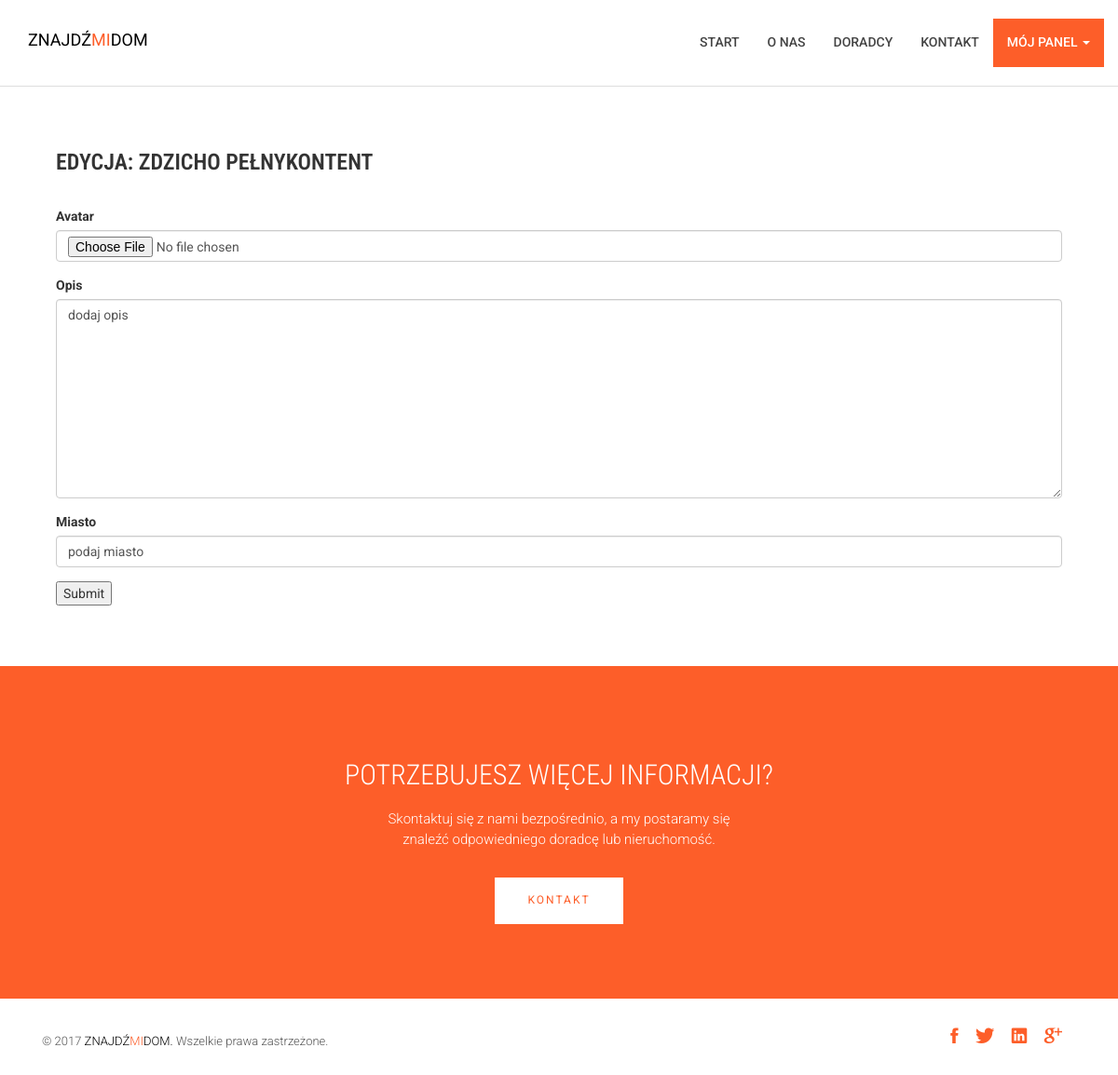
/profiles/14/edit/ (signed in), run on an earlier commit of the app's database.
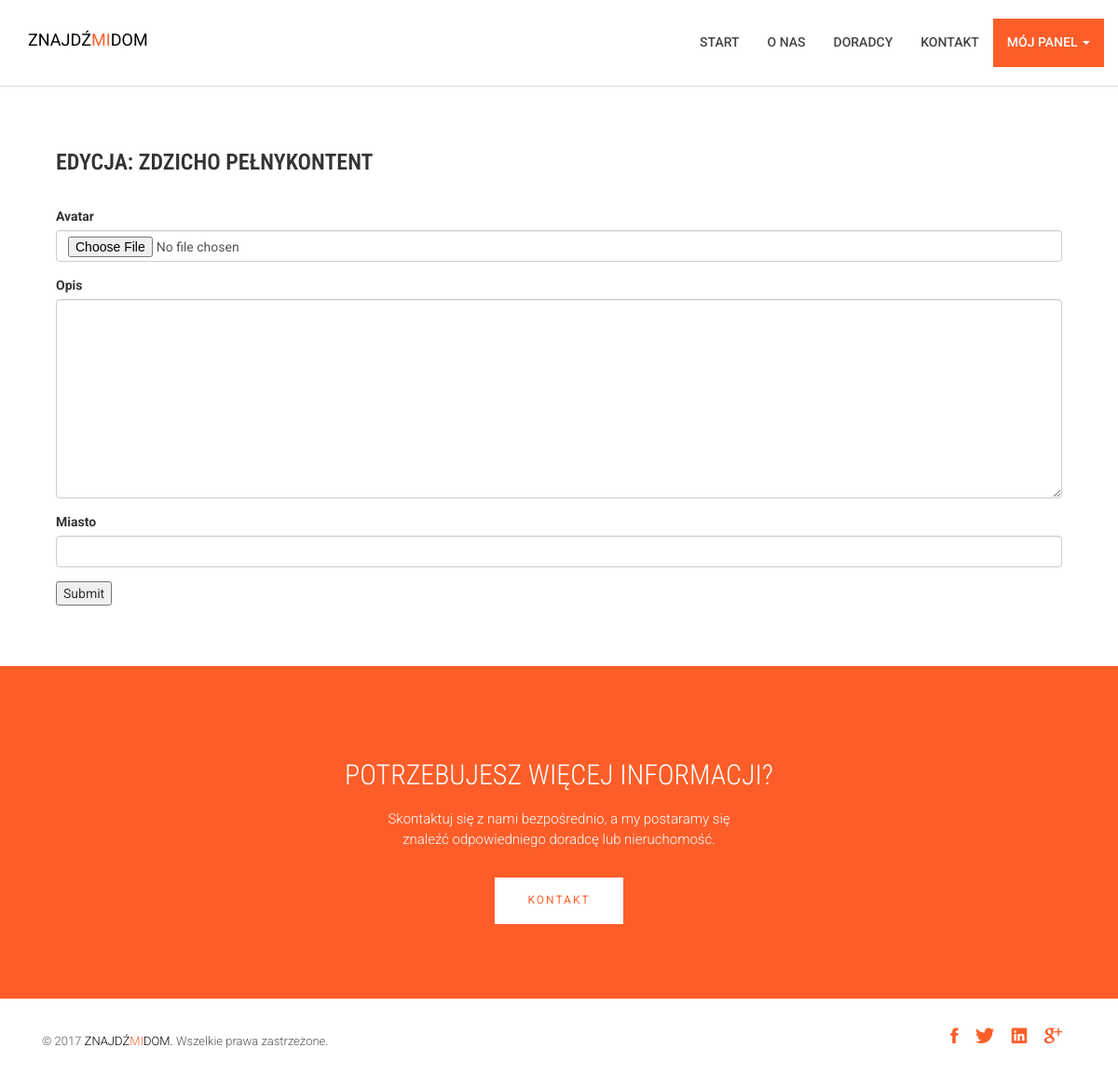
And on a later commit of the database.
### profiles/models.py (models this page shows, shortened)
class Profile(models.Model):
	def validate_image(fieldfile_obj):
		filesize = fieldfile_obj.file.size
		megabyte_limit = 1
		if filesize > megabyte_limit*1024*1024:
			raise ValidationError("Zbyt duży rozmiar pliku. Użyj zdjęcia o rozmiarze poniżej %sMB" % str(megabyte_limit))
	user = models.OneToOneField(User, blank=True, null=True)
	avatar = models.ImageField(upload_to='avatar', blank=True, validators=[validate_image])
	description = models.TextField(blank=True)
	city = models.CharField(max_length=100, blank=True)
	updated = models.DateTimeField(auto_now=True, auto_now_add=False)
	timestamp = models.DateTimeField(auto_now=False, auto_now_add=True)

### profiles/views.py (the view)
# urls.py: url(r'^(?P<pk>\d+)/edit/$', views.edit_profile, name='edit'),
@login_required
def edit_profile(request, pk):
	profile = Profile.objects.get(pk=pk)
	if profile.user != request.user:
		raise Http404
	if request.method == 'POST':
	    form = ProfileForm(request.POST, request.FILES, instance=profile)
	    if form.is_valid():
	    	form.save()
	    	messages.success(request, 'Profil zaktualizowany')
	    	return redirect('profiles:detail', pk=profile.pk)
	else:
	    form = ProfileForm(instance=profile)
	return render(request, 'profiles/edit_profile.html', {'profile': profile, 'form': form,})

### profiles/forms.py
class ProfileForm(ModelForm):
	class Meta:
		model = Profile
		fields = ('avatar', 'description','city')
		labels = {
            "description": "Opis",
            "city": "Miasto",
        }

### profiles/templates/profiles/edit_profile.html (shortened to what this page needs)
{% extends "base.html" %}
{% load static from staticfiles %}
{% load crispy_forms_tags %}
{% block content%}
         <section id="about">
                <div class="container">
                    <div class="row">
                        <div class="col-md-12 col-sm-12">
                            <div class="block wow fadeInLeft" data-wow-delay=".3s" data-wow-duration="500ms">
                                <h2>
                                Edycja: {{ profile.user.get_full_name }}
                                </h2>
                                <p>
                                	<form role="form" action="" method="post" enctype="multipart/form-data">
                                        {{ form|crispy }}
                                        <button type="submit">Submit</button>
                                    </form>
                                </p>
                            </div>
                        </div>
                    </div>
                </div>
            </section>
{% endblock %}

What changed in the data, as far as the page shows it:
changed Profile "ZDZICHO PEŁNYKONTENT": description "dodaj opis" → (not shown); city "podaj miasto" → (not shown)
